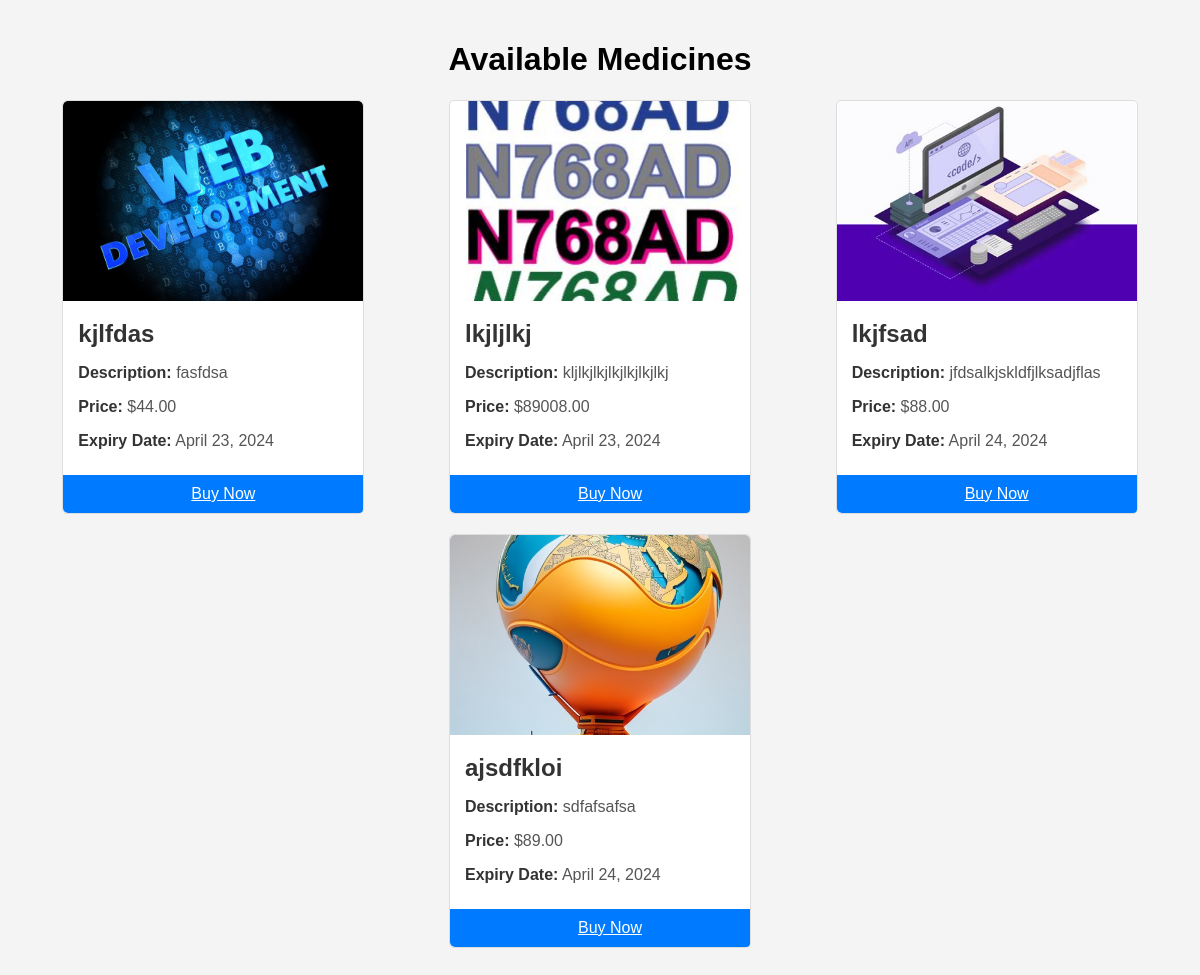
The page /all_meds/ on the database its author committed.
### doctor/models.py (models this page shows, shortened)
class Medicensell(models.Model):
    name = models.CharField(max_length=200)
    image = models.ImageField(upload_to='images/med', blank=True, null=True)
    description = models.TextField()
    price = models.DecimalField(max_digits=10, decimal_places=2)
    expiry_date = models.DateField()

### docscribbel/urls.py (the view)
# urls.py: path('all_meds/',all_meds,name='all_meds'),
def all_meds(request):
    all_meds = Medicensell.objects.all()
    return render(request,'meds.html',{'all_meds':all_meds})

### templates/meds.html (shortened to what this page needs)
<!DOCTYPE html>
<html lang="en">
<head>
</head>
<body>
<h1 style="text-align: center;">Available Medicines</h1>
<div class="container">
    {% for medicen in all_meds %}
    <div class="medicen">
        <img src="{{ medicen.image.url }}" alt="{{ medicen.name }}">
        <div class="medicen-info">
            <h2>{{ medicen.name }}</h2>
            <p><strong>Description:</strong> {{ medicen.description }}</p>
            <p><strong>Price:</strong> ${{ medicen.price }}</p>
            <p><strong>Expiry Date:</strong> {{ medicen.expiry_date }}</p>
        </div>
        <a href="{% url 'buy' %}" class="buy-button">Buy Now</a>
    </div>
    {% endfor %}
</div>
</body>
</html>

### templates/meds.html (style rules this page uses)
body { font-family: Arial, sans-serif; margin: 0; padding: 20px; background-color: #f4f4f4; }
.container { display: flex; flex-wrap: wrap; justify-content: space-around; }
.medicen { width: 300px; margin-bottom: 20px; border: 1px solid #ddd; border-radius: 5px; overflow: hidden; background-color: #fff; }
.medicen img { width: 100%; height: 200px; object-fit: cover; border-radius: 5px 5px 0 0; }
.medicen-info { padding: 15px; }
.medicen-info h2 { margin-top: 0; margin-bottom: 10px; color: #333; }
.medicen-info p { margin-bottom: 10px; color: #555; }
.medicen-info strong { color: #333; }
.buy-button { display: block; width: 100%; padding: 10px; text-align: center; background-color: #007bff; color: #fff; border: none; border-radius: 0 0 5px 5px; cursor: pointer; transition: background-color 0.3s; }

### rows shown on the page
Medicensell: image (picture), name "kjlfdas", description "fasfdsa", price "44.00", expiry_date "April 23, 2024"
Medicensell: image (picture), name "lkjljlkj", description "kljlkjlkjlkjlkjlkjlkj", price "89008.00", expiry_date "April 23, 2024"
Medicensell: image (picture), name "lkjfsad", description "jfdsalkjskldfjlksadjflas", price "88.00", expiry_date "April 24, 2024"
Medicensell: image (picture), name "ajsdfkloi", description "sdfafsafsa", price "89.00", expiry_date "April 24, 2024"
